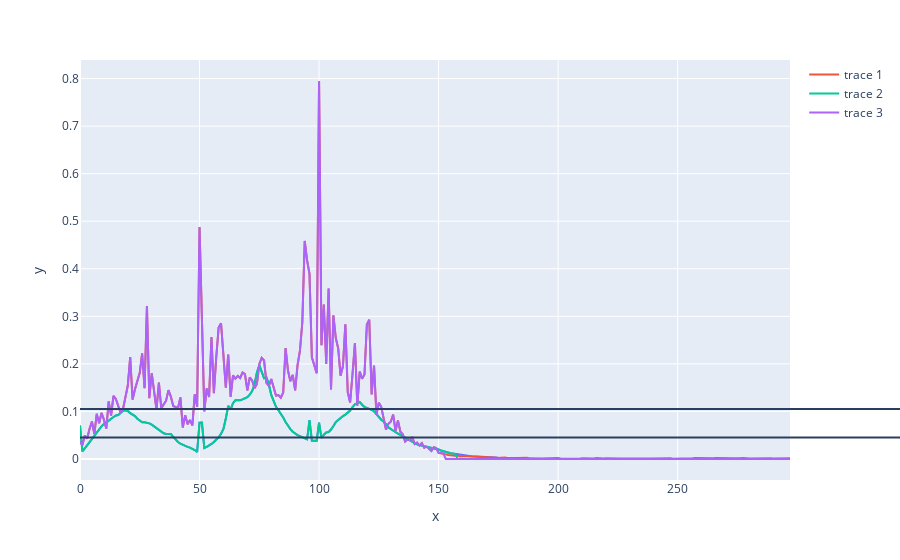

Notebook cell for this chart:
### Code cell
y1 = [x+y for x,y in zip(delta_rot[100][0],delta_rot[100][1])]
y2 = [x+y for x,y in zip(delta_rot2[100][0],delta_rot2[100][1])]
yy1 = [y if y >= 0.01 else 0 for y in y1]
yy2 = [y if y >= 0.01 else 0 for y in y2]

fig = ex.line(x=np.arange(298), y=y1)
fig.add_trace(go.Scatter(x=np.arange(298), y=y2))
fig.add_trace(go.Scatter(x=np.arange(298), y=yy1))
fig.add_trace(go.Scatter(x=np.arange(298), y=yy2))
fig.add_hline(y=l1(yyy1), x0=0, x1=298)
fig.add_hline(y=l1(yyy2), x0=0, x1=298)
fig.show()

### Figure 1 — Plotly figure (JSON) as saved in the notebook; plotly's stock layout.template omitted (floating-point values rounded to 4 significant figures; data arrays with more than 128 entries replaced by an {"elided": "..."} marker saying what was removed)
{"data": [{"hovertemplate": "x=%{x}<br>y=%{y}<extra></extra>", "legendgroup": "", "line": {"color": "#636efa", "dash": "solid"}, "marker": {"symbol": "circle"}, "mode": "lines", "name": "", "orientation": "h", "showlegend": false, "type": "scatter", "x": {"elided": "298 int values"}, "xaxis": "x", "y": {"elided": "298 float values"}, "yaxis": "y"}, {"type": "scatter", "x": {"elided": "298 int values"}, "y": {"elided": "298 float values"}}, {"type": "scatter", "x": {"elided": "298 int values"}, "y": {"elided": "298 float values"}}, {"type": "scatter", "x": {"elided": "298 int values"}, "y": {"elided": "298 float values"}}], "layout": {"legend": {"tracegroupgap": 0}, "margin": {"t": 60}, "shapes": [{"type": "line", "x0": 0, "x1": 298, "xref": "x domain", "y0": 0.04539, "y1": 0.04539, "yref": "y"}, {"type": "line", "x0": 0, "x1": 298, "xref": "x domain", "y0": 0.1052, "y1": 0.1052, "yref": "y"}], "xaxis": {"anchor": "y", "domain": [0, 1], "title": {"text": "x"}}, "yaxis": {"anchor": "x", "domain": [0, 1], "title": {"text": "y"}}}}
